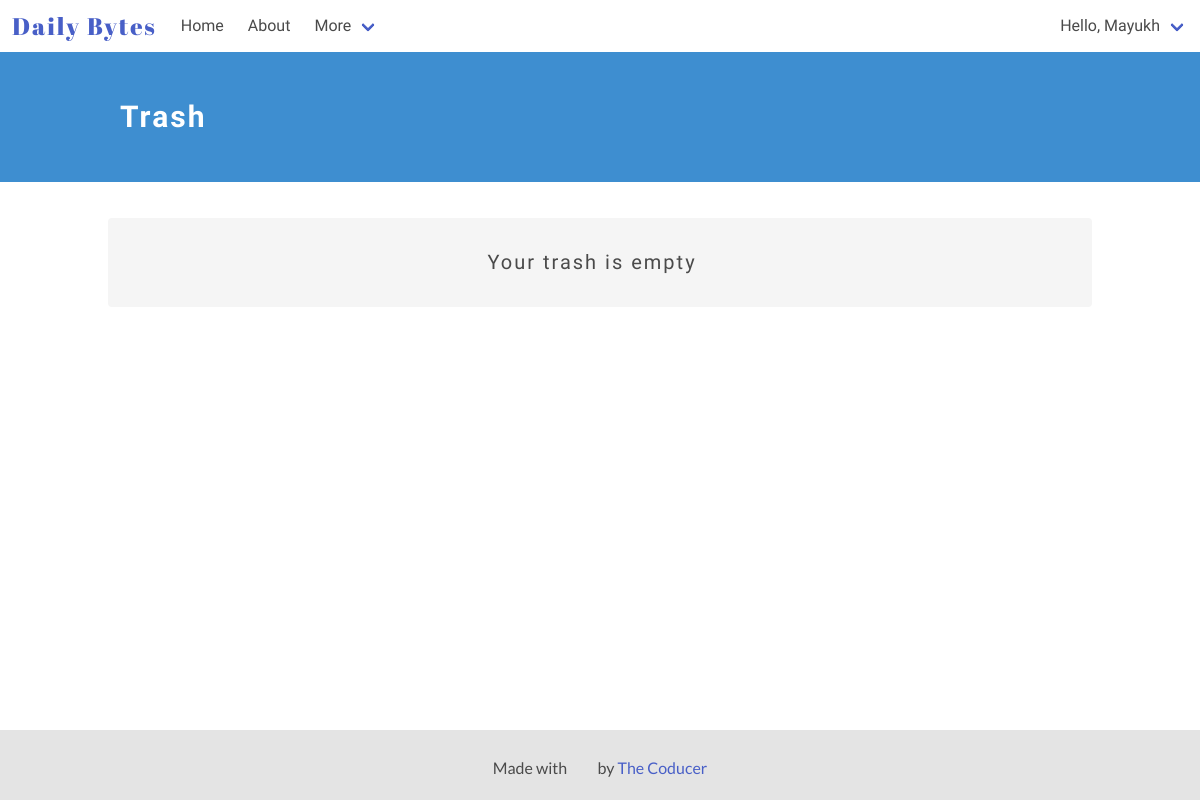
Page /trash/ (signed in) on the earlier database version.
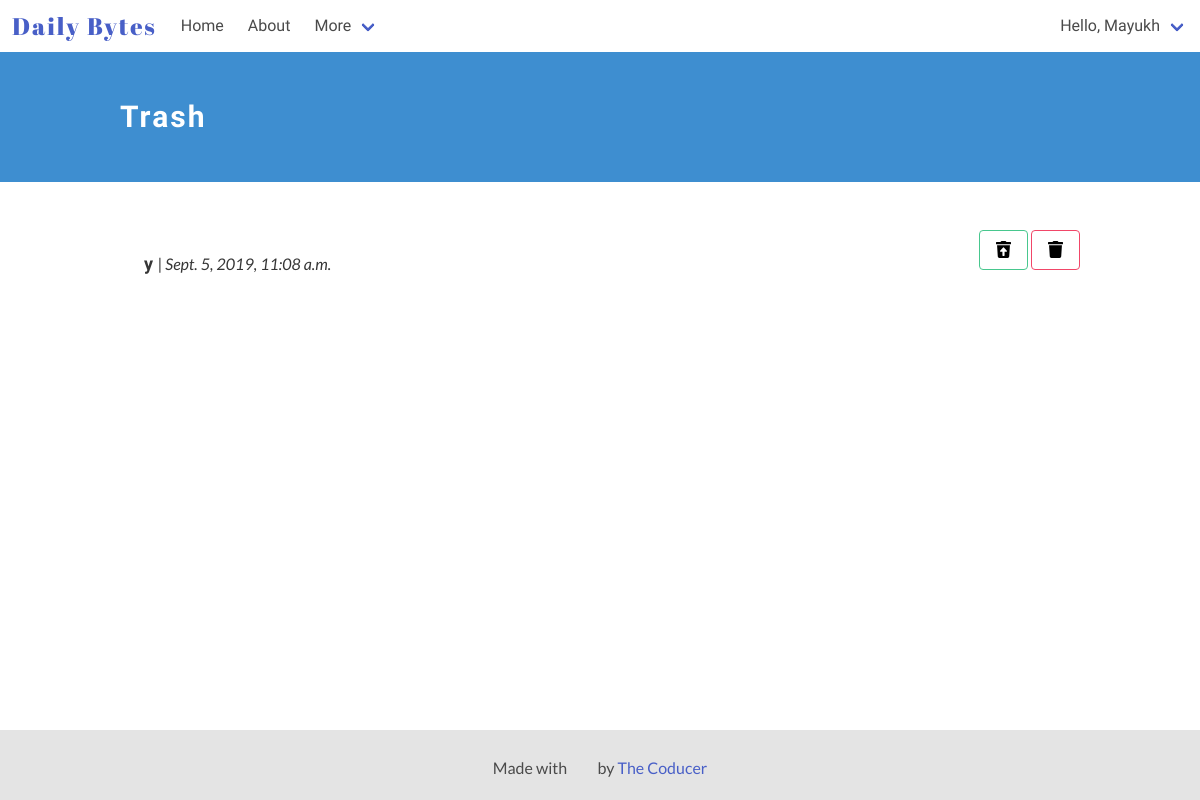
Same page on the later database version.
### diary_app/models.py (models this page shows)
class Entry(models.Model):
    author = models.ForeignKey(User, on_delete=models.CASCADE) # User is an auth model
    title = models.CharField(max_length=100, default='', verbose_name="")
    text = RichTextUploadingField(verbose_name="")
    date_posted = models.DateTimeField(auto_now_add = True)
    trash = models.BooleanField(default=False)
    """ def __str__(self):
        return 'Entry #{}'.format(self.id) """
    class Meta:
        verbose_name_plural = 'entries'

### diary_app/views.py (the view)
# urls.py: path('trash/', views.Trash, name='trash'),
@login_required
def Trash(request):
        entries = Entry.objects.filter(author=request.user, trash=True)
        context = {'entries': entries}
        return render(request, 'diary_app/trash.html', context)

### diary_app/templates/diary_app/trash.html (shortened to what this page needs)
<!DOCTYPE html>
<html lang="en">
<head>
</head>
<body>
    {% extends "./base.html" %}
    {% block content %}
    {% load static %}
    <section class="hero is-info">
        <div class="hero-body">
        <div class="container">
            <h1 class="title">
                Trash
            </h1>
        </div>
        </div>
    </section>
    <section class="section">
        <div class="container">
        {% if entries %}
        {% for entry in entries %}
            <article class="media">
            <div class="media-content">
                <a href="/entry/{{entry.id}}">
                <div class="content notification readmore-div">
                    <p>
                        <strong class="entry-title">{{ entry.title }}</strong> | <i>{{ entry.date_posted }}</i>
                    </p>
                </div>
                </a>
            </div>
            <div class="media-right">
                    <a class="button is-success is-outlined" name="restore" value="restore" title="Restore from trash" href="/restore/{{entry.id}}"><img src="{% static '/images/restore.svg' %}" alt="Delete" width=15px height=15px color: red;></a>
                    <a class="button is-danger is-outlined" name="delete-forever" value="delete-forever" title="Delete forever" href="/delete/{{entry.id}}"><img src="{% static '/images/trash.svg' %}" alt="Delete" width=15px height=15px color: red;></a>
            </div>
            </article>
        {% endfor %}
        {% else %}
        <div class="columns notification">
            <div class="column">
                <p class="subtitle is-5 has-text-centered">
                    Your trash is empty
                </p>
            </div>
        {% endif %}
        </div>
    </section>
    {% endblock %}

Differences in the rows shown:
now on this page (row edited): Entry: title "y", date_posted "Sept. 5, 2019, 11:08 a.m."
Other differences:
text no longer shown: "Your trash is empty"
